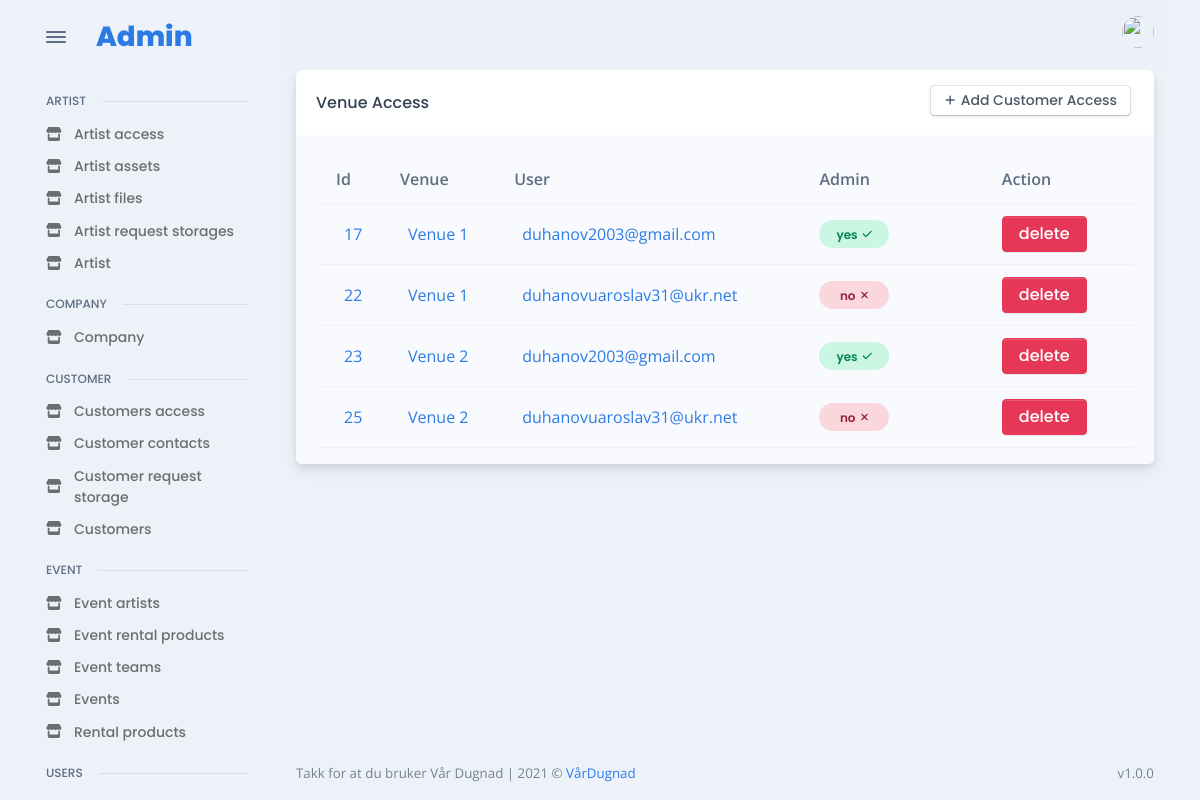
The app's page /en/admin_site/venue/all_venue_access/ (signed in), older data.
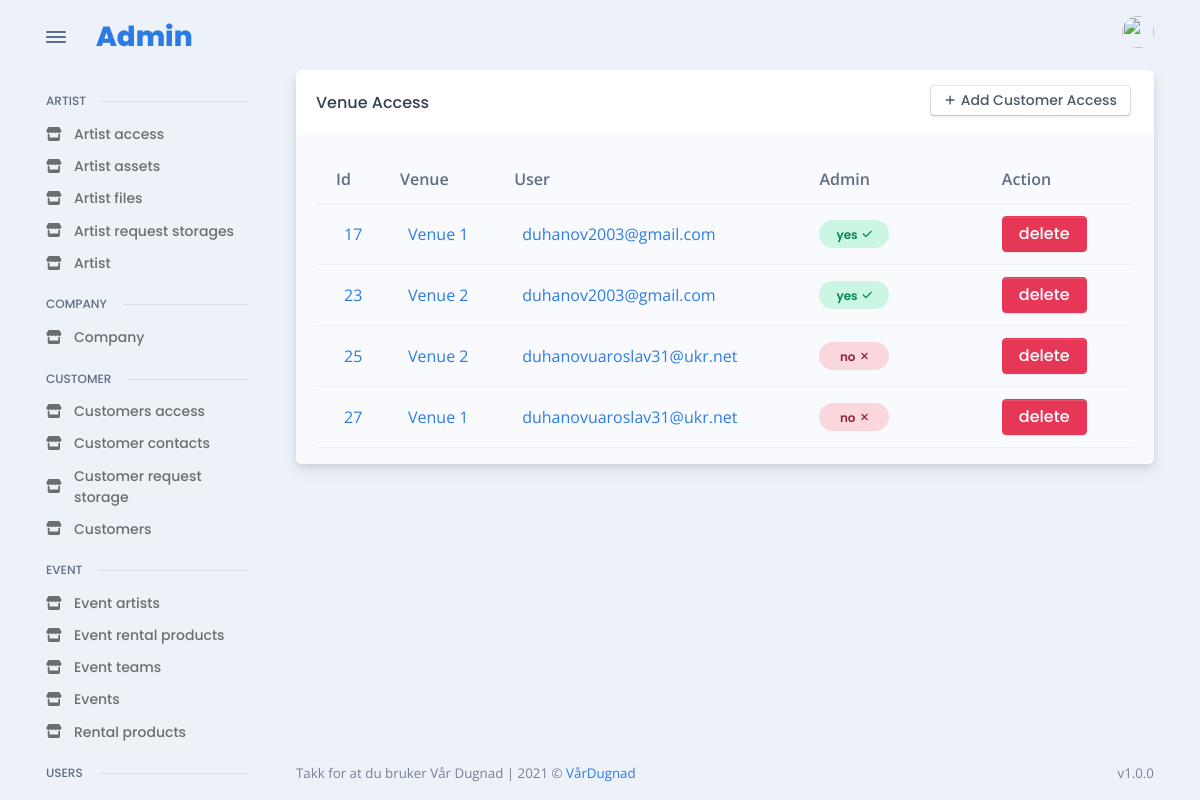
The same page, newer data.
### venue/models.py (models this page shows, shortened)
class VenueAccess(models.Model):
    venue = models.ForeignKey(
        Venue, verbose_name="venue_access", on_delete=models.CASCADE
    )
    access = models.ForeignKey(User, verbose_name=("access"), on_delete=models.CASCADE)
    admin = models.BooleanField(default=False)
    class Meta:
        unique_together = (
            "venue",
            "access",
        )

class Venue(models.Model):
    name = models.CharField("Name", max_length=255)
    address = models.CharField("Address", max_length=255)
    zip_code = models.CharField("Zip Code", max_length=255)
    city = models.CharField("City", max_length=255)
    phone = models.CharField("Phone", max_length=255)
    email = models.EmailField("Email", max_length=255)
    capacity = models.CharField("Capacity", max_length=255)
    opening = models.TimeField(("Opening Time"), auto_now=False, auto_now_add=False)
    closing = models.TimeField(("Closing Time"), auto_now=False, auto_now_add=False)
    age_limit = models.IntegerField(("Age Limit"))
    comment = models.TextField(("Comment"), blank=True)
    equipment = models.TextField(("Equipment"), blank=True)
    POWER_CHOICES = (
        ("32 Amp Blå", "32 Amp Blå"),
        ("32 Amp rød", "32 Amp rød"),
        ("63 Amp Blå", "63 Amp Blå"),
        ("63 Amp rød", "63 Amp rød"),
    )
    power = MultiSelectField(choices=POWER_CHOICES)
    active = models.BooleanField(default=True)

### users/models.py (models this page shows, shortened)
class User(AbstractBaseUser):
    email = models.EmailField(max_length=255, unique=True)
    first_name = models.CharField(max_length=255)
    last_name = models.CharField(max_length=255)
    picture = models.ImageField(upload_to="images/users", blank=True)
    phone = models.CharField(max_length=50, blank=True)
    driver_licens_classes = models.CharField(max_length=50, blank=True)
    birthdate = models.DateField(null=True, blank=True)
    last_login = models.DateTimeField(auto_now_add=True)
    is_active = models.BooleanField(default=True)  # can login
    staff = models.BooleanField(default=False)  # can login
    admin = models.BooleanField(default=False)  # can login
    USERNAME_FIELD = "email"
    REQUIRED_FIELDS = ["first_name", "last_name"]
    objects = UserManager()

### admin_app/admin_venue/views.py (the view)
# urls.py: path("all_venue_access/", VenueAccesstListView.as_view(), name="admin_get_all_venue_access"),
class VenueAccesstListView(LoginRequiredMixin, ListView):
    model = VenueAccess
    template_name = "admin/pages/venue/access/all.html"
    context_object_name = 'access'

### templates/admin/pages/venue/access/all.html (shortened to what this page needs)
{% extends 'base/admin_base.html' %}
{% load static %}
{% load widget_tweaks %}
{% block content %}
<div class="card">
  <div class="card-header">
    <div class="row flex-between-center">
      <div class="col-4 col-sm-auto d-flex align-items-center pe-0">
        <h5 class="fs-0 mb-0 text-nowrap py-2 py-xl-0">Venue Access</h5>
      </div>
      <div class="col-8 col-sm-auto text-end ps-2">
        <a href="{% url 'admin_add_new_venue_access' %}" class="btn btn-falcon-default btn-sm me-1 mb-1">
          <span class="fas fa-plus me-1" data-fa-transform="shrink-3"></span>Add Customer Access
        </a>
      </div>
    </div>
  </div>
  <div class="card-body bg-light pb-0">
    <div class="table-responsive scrollbar">
      {% if access|length %}
      <table class="table table-hover table-striped overflow-hidden">
        <thead>
          <tr>
            <th scope="col">Id</th>
            <th scope="col">Venue</th>
            <th scope="col"> User</th>
            <th scope="col">Admin</th>
            <th></th>
            <th></th>
            <th></th>
            <th scope="col">Action</th>
          </tr>
        </thead>
        <tbody>
          {% for ac in access %}
          <tr class="align-middle">
            <td class="text-nowrap">
              <div class="d-flex align-items-center">
                <div class="ms-2"><a href="{% url 'admin_change_details_venue_access' ac.id %}">{{ac.id}}</a></div>
              </div>
            </td>
            <td class="text-nowrap">
              <div class="d-flex align-items-center">
                <div class="ms-2"><a href="{% url 'admin_change_details_venue' ac.venue.id %}">{{ac.venue.name}}</a></div>
              </div>
            </td>
            <td class="text-nowrap">
              <div class="d-flex align-items-center">
                <div class="ms-2"><a href="{% url 'admin_change_details_user' ac.access.id %}">{{ac.access.email}}</a></div>
              </div>
            </td>
            {% if ac.admin %}
            <td><span class="badge badge rounded-pill d-block p-2 badge-soft-success">yes<span class="ms-1 fas fa-check" data-fa-transform="shrink-2"></span></span></td>
            {% else %}
            <td><span class="badge badge rounded-pill d-block p-2 badge-soft-danger">no<span class="ms-1 fas fa-times" data-fa-transform="shrink-2"></span></span></td>
            {% endif %}
            <th></th>
            <th></th>
            <th></th>
            <td><a class="btn btn-danger"  href="{% url 'admin_delete_venue_access' ac.id %}">delete</a></tr>
          {% endfor %}
        </tbody>
      </table>
      {% else %}
          <p>There is no artist access yet, try to add some</p>
      {% endif %}
    </div>
  </div>
  </div>
{% endblock %}

Row changes from the older to the newer data that the page shows:
removed VenueAccess: id "22", venue.name "Venue 1", access.email "duhanovuaroslav31@ukr.net", admin "no"
added VenueAccess: id "27", venue.name "Venue 1", access.email "duhanovuaroslav31@ukr.net", admin "no"
